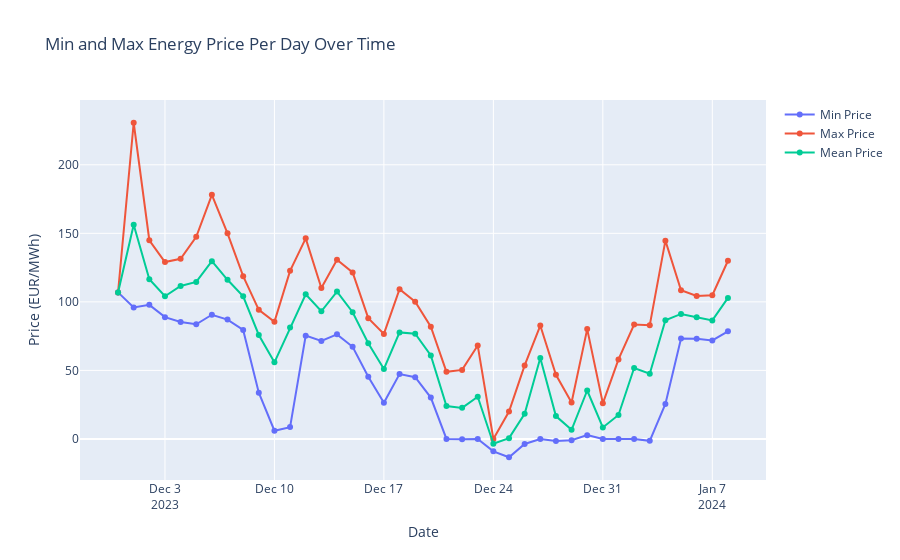

Notebook code cell kept with this figure:
### Markdown cell above
#### Wykres - maksymalna i minimalna cena energii w ciągu dnia

### Code cell
price_stats_df = (
    prices_df.groupBy(date_trunc("day", "actual_datetime").alias("date"))
    .agg(
        min("price_amount").alias("min_price"),
        max("price_amount").alias("max_price"),
        mean("price_amount").alias("mean_price"),
    )
    .orderBy("date")
)

collected_stats = price_stats_df.collect()
dates = [row["date"] for row in collected_stats]
min_prices = [row["min_price"] for row in collected_stats]
max_prices = [row["max_price"] for row in collected_stats]
mean_prices = [row["mean_price"] for row in collected_stats]
trace_min = go.Scatter(x=dates, y=min_prices, mode="markers+lines", name="Min Price")
trace_max = go.Scatter(x=dates, y=max_prices, mode="markers+lines", name="Max Price")
trace_mean = go.Scatter(x=dates, y=mean_prices, mode="markers+lines", name="Mean Price")

layout = go.Layout(
    title="Min and Max Energy Price Per Day Over Time",
    xaxis=dict(title="Date"),
    yaxis=dict(title="Price (EUR/MWh)"),
)

fig = go.Figure(data=[trace_min, trace_max, trace_mean], layout=layout)
fig.show()
